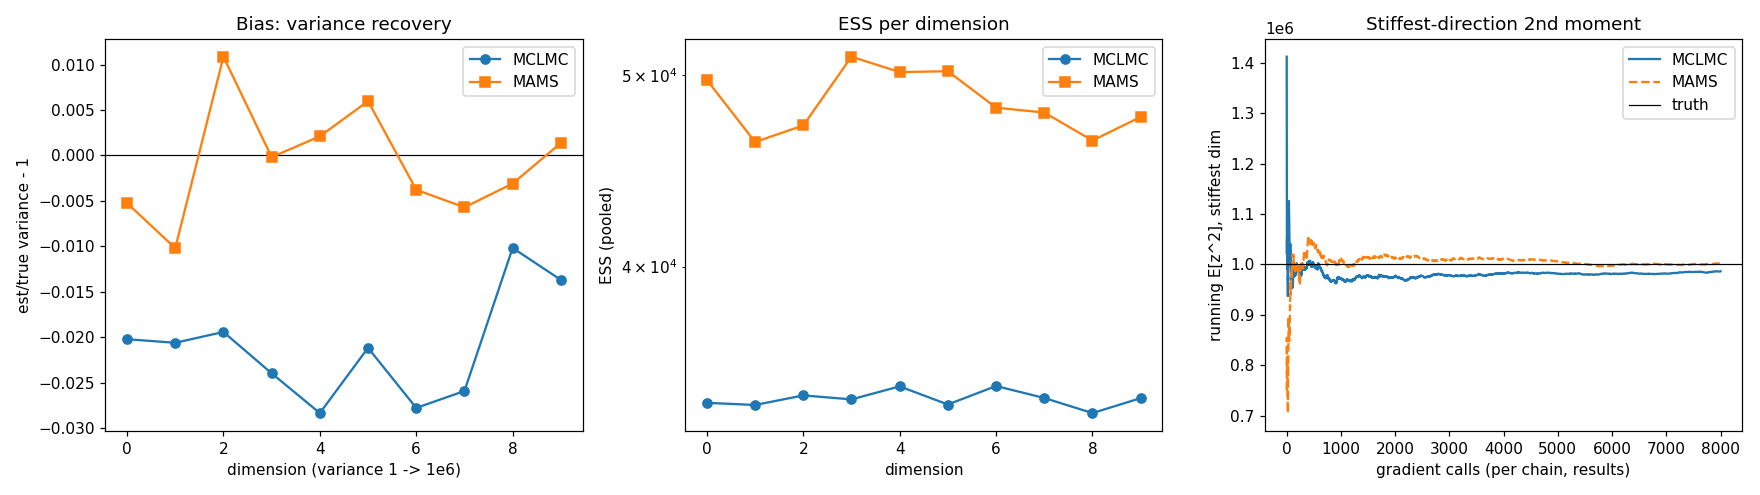

This chart was generated by the following Python code:
"""Rough apples-to-apples MCLMC vs MAMS on a 10D, kappa=1e6 Gaussian.

Matched on gradient evaluations (both use isokinetic McLachlan => 2 grads/step, so
matching integrator steps == matching gradient calls). Reports BOTH sampling
efficiency (ESS per gradient on the stiffest direction) and bias (per-dimension
variance recovery vs known truth), because ESS/grad is bias-blind and unbiasedness
is the whole point of the adjusted sampler.
"""
import os
import numpy as np
import jax
jax.config.update("jax_enable_x64", True)
import jax.numpy as jnp

import matplotlib
matplotlib.use("Agg")
import matplotlib.pyplot as plt

from gigalens_research.inference.blackjax_updated_utils import (
    _build_kernel_shardmap, _build_adjusted_kernel_shardmap,
    isokinetic_mclachlan_smart, init_multi,
)
from gigalens_research.inference.mclmc import full_mclmc_with_adapt_sharded
from gigalens_research.inference.mams import full_mams_with_adapt_sharded
import blackjax
from blackjax.diagnostics import effective_sample_size

DIM = 10
KAPPA = 1e6
N_CHAINS = 16
SEED = 0

# ---- target: diagonal Gaussian, log-spaced variances spanning kappa ----
variances = jnp.asarray(np.logspace(0.0, np.log10(KAPPA), DIM))   # [1, ..., 1e6]
inv_var = 1.0 / variances

def log_prob(z):
    return -0.5 * jnp.sum(z * z * inv_var)

print(f"target: {DIM}D Gaussian, variances {np.array(variances)}")
print(f"condition number = {float(variances.max()/variances.min()):.3e}")

key = jax.random.key(SEED)
k_init, k_mclmc, k_mams = jax.random.split(key, 3)

# init chains in the typical set (draw from the true Gaussian) to remove burn-in confound
init_pos = jax.random.normal(k_init, (N_CHAINS, DIM)) * jnp.sqrt(variances)[None, :]
state_init = init_multi(init_pos, k_init, log_prob)

svi_mean = jnp.zeros(DIM)
# Deliberately UNINFORMATIVE preconditioner start (identity): force the shared dense
# windowed-Welford adaptation to actually discover the 1e6 spread. Both samplers use
# the identical adaptation code, so this is a controlled, fair stressor.
imm_init = jnp.eye(DIM)
MCLMCAdaptationState = blackjax.adaptation.mclmc_adaptation.MCLMCAdaptationState
params_init = MCLMCAdaptationState(
    L=jnp.sqrt(DIM), step_size=jnp.sqrt(DIM) * 0.25, inverse_mass_matrix=imm_init
)

NUM_BURNIN = 4000
NUM_RESULTS = 4000

common = dict(
    num_burnin_steps=NUM_BURNIN, num_results=NUM_RESULTS,
    state_init=state_init, params_init=params_init, svi_mean=svi_mean,
    frac_tune1=0.2, frac_tune2=0.6, frac_tune3=0.2,
    num_chains=N_CHAINS, svi_mass_matrix_weight=float(N_CHAINS),
    windowed_mass_matrix=True, progress_bar=False,
)

def analyze(name, hist, num_results, params_final=None):
    pos = np.asarray(hist.position)             # (chains, total_steps, dim)
    res = pos[:, -num_results:, :]              # results phase
    if hasattr(hist, "num_integration_steps"):
        nall = np.asarray(hist.num_integration_steps)[0]   # per step (shared across chains)
        ntune, nres = nall[:-num_results], nall[-num_results:]
        print(f"  [{name}] trajectory n: tuning mean={ntune.mean():.2f} max={ntune.max()} "
              f"| results mean={nres.mean():.2f}")
    if params_final is not None:
        print(f"  [{name}] tuned L={float(np.asarray(params_final.L)):.4f} "
              f"step_size={float(np.asarray(hist.step_size)[0,-1]):.4f} "
              f"L/eps={float(np.asarray(params_final.L))/float(np.asarray(hist.step_size)[0,-1]):.3f}")
    # per-integration-steps -> gradients (McLachlan = 2 grad/step). Per chain, results phase.
    n_int = np.asarray(hist.num_integration_steps) if hasattr(hist, "num_integration_steps") \
        else np.ones(pos.shape[:2])
    n_int_res = n_int[:, -num_results:]
    grads_per_chain = 2.0 * float(n_int_res[0].sum())   # shared across chains
    total_grads = grads_per_chain * res.shape[0]
    # ESS per dimension, pooled across chains
    ess = np.asarray(effective_sample_size(jnp.asarray(res)))   # (dim,)
    # recovered second moment vs truth (zero-mean target)
    est_var = res.reshape(-1, DIM).var(axis=0)
    rel_var_err = est_var / np.asarray(variances) - 1.0
    acc = float(np.asarray(hist.acceptance_rate)[:, -num_results:].mean()) \
        if hasattr(hist, "acceptance_rate") else float("nan")
    print(f"\n=== {name} ===")
    print(f"  results integrator steps/chain : {n_int_res[0].sum():.0f}  "
          f"(avg n/transition = {n_int_res.mean():.2f})")
    print(f"  gradient calls (per chain)     : {grads_per_chain:.0f}")
    print(f"  mean acceptance (results)      : {acc:.3f}")
    print(f"  ESS per dim                    : {np.array2string(ess, precision=0)}")
    print(f"  worst-dim ESS                  : {ess.min():.0f}")
    print(f"  ESS/grad (worst dim, total)    : {ess.min()/total_grads:.3e}")
    print(f"  rel. variance error per dim    : {np.array2string(rel_var_err, precision=3)}")
    print(f"  |rel var err| worst dim (1e6)  : {abs(rel_var_err[-1]):.4f}")
    print(f"  max |rel var err| over dims    : {np.max(np.abs(rel_var_err)):.4f}")
    return dict(name=name, res=res, ess=ess, est_var=est_var, rel_var_err=rel_var_err,
                grads_per_chain=grads_per_chain, total_grads=total_grads,
                n_int_res=n_int_res, acc=acc)

print("\nRunning MCLMC ...")
kern_mclmc = lambda imm: _build_kernel_shardmap(
    logdensity_fn=log_prob, integrator=isokinetic_mclachlan_smart, inverse_mass_matrix=imm)
hist_mclmc, pf_mclmc = full_mclmc_with_adapt_sharded(
    kernel=kern_mclmc, rng_key=k_mclmc, desired_energy_var=5e-4, **common)
r_mclmc = analyze("MCLMC", hist_mclmc, NUM_RESULTS, pf_mclmc)

print("\nRunning MAMS ...")
kern_mams = lambda imm: _build_adjusted_kernel_shardmap(
    logdensity_fn=log_prob, integrator=isokinetic_mclachlan_smart, inverse_mass_matrix=imm)
hist_mams, pf_mams = full_mams_with_adapt_sharded(
    kernel=kern_mams, rng_key=k_mams, target_acceptance=0.9, **common)
r_mams = analyze("MAMS", hist_mams, NUM_RESULTS, pf_mams)

# ---- plots (plots before the summary verdict) ----
fig, ax = plt.subplots(1, 3, figsize=(16, 4.5))
dims = np.arange(DIM)

ax[0].axhline(0, color="k", lw=0.8)
ax[0].plot(dims, r_mclmc["rel_var_err"], "o-", label="MCLMC")
ax[0].plot(dims, r_mams["rel_var_err"], "s-", label="MAMS")
ax[0].set_xlabel("dimension (variance 1 -> 1e6)"); ax[0].set_ylabel("est/true variance - 1")
ax[0].set_title("Bias: variance recovery"); ax[0].legend()

ax[1].plot(dims, r_mclmc["ess"], "o-", label="MCLMC")
ax[1].plot(dims, r_mams["ess"], "s-", label="MAMS")
ax[1].set_xlabel("dimension"); ax[1].set_ylabel("ESS (pooled)")
ax[1].set_title("ESS per dimension"); ax[1].set_yscale("log"); ax[1].legend()

# running estimate of stiffest-direction variance vs gradient count
for r, style in [(r_mclmc, "-"), (r_mams, "--")]:
    res = r["res"]; stiff = res[:, :, -1]              # (chains, results)
    nstep = res.shape[1]
    grads_axis = np.linspace(0, r["grads_per_chain"], nstep)
    running = np.cumsum(stiff**2, axis=1) / (np.arange(nstep) + 1)
    ax[2].plot(grads_axis, running.mean(0), style, label=r["name"])
ax[2].axhline(float(variances[-1]), color="k", lw=0.8, label="truth")
ax[2].set_xlabel("gradient calls (per chain, results)")
ax[2].set_ylabel("running E[z^2], stiffest dim")
ax[2].set_title("Stiffest-direction 2nd moment"); ax[2].legend()

out = os.path.join(os.path.dirname(__file__), "compare_mclmc_mams.png")
fig.tight_layout(); fig.savefig(out, dpi=110)
print(f"\nsaved plot -> {out}")
